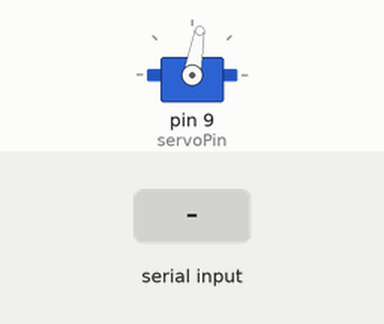
The sketch below on a simulated Arduino Uno, built with avr-gcc and run on an emulated ATmega328P. Parts: servo. The inputs (shaded band) are chosen by the test bench. What the sketch prints to the serial monitor is not drawn.

Above: at 1.2 s.
1.3 s: "L" received over Serial
At 2.2 s:
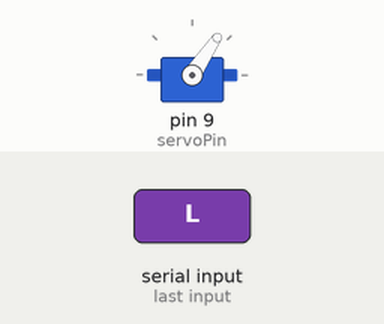
3.1 s: "R" received over Serial
At 4.2 s:
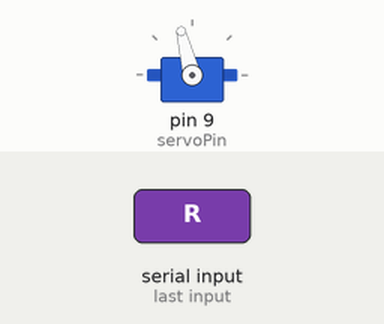
Timing chart, 0 to 6.1 s (numbered marks = the images above; inputs shaded):
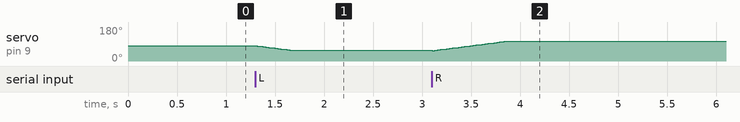

Measured:
- after the input at 1.3 s, servo on pin 9 (servoPin): moves from 80° to 56° over 0.35 s, starting at once

The sketch:

steering.ino
```cpp
/*
 * Author: Heesung Kim
 * Senior in Department of Mechanical Engineering,
 * Sogang University, Republic of Korea
 */
/*
 *  Servo.h library is compatible with the
 * avr, megaavr, sam, samd, nrf52, stm32f4, mbed,
 * mbed_nano, mbed_portenta, mbed_rp2040
 * architectures so you should be able to use it at adequate boards.
 */

#include <Servo.h>
// Declare the name 'front' of the class servo
Servo front;

char state;             // char type variable received from Visual Studio
const int servoPin = 9; // servo pin attacted to pin 9
const int angle_i = 80;   // initialization of servo angle (range:55~105)
int value0 = angle_i;
int value = value0;

void setup(){
  // put your setup code here, to run once:
  // Start serial communication with buadrate 9600
  Serial.begin(9600);
  Serial.println("Arduino Ready,");
  front.attach(servoPin);
  front.write(angle_i);
}

void loop(){
  // put your main code here, to run repeatedly:
  if(Serial.available()){
    state = Serial.read(); // receive char value from Serial (in VS)
    if (state == 'L'){ value = 55; }
    else if (state == 'l'){ value = 66; }
    else if (state == 'N'){ value = 80; }
    else if (state == 'r'){ value = 94; }
    else if (state == 'R'){ value = 105; }
    if (value0 < value)
    {
      for (int i = value0; i < value; i++)
      {
        front.write(i);
        delay(15);
      }
    value0 = value;
    }
    else
    {
      for (int i = value0; i > value; i--)
      {
        front.write(i);
        delay(15);
      }
    value0 = value;
    }
  }
}
```
